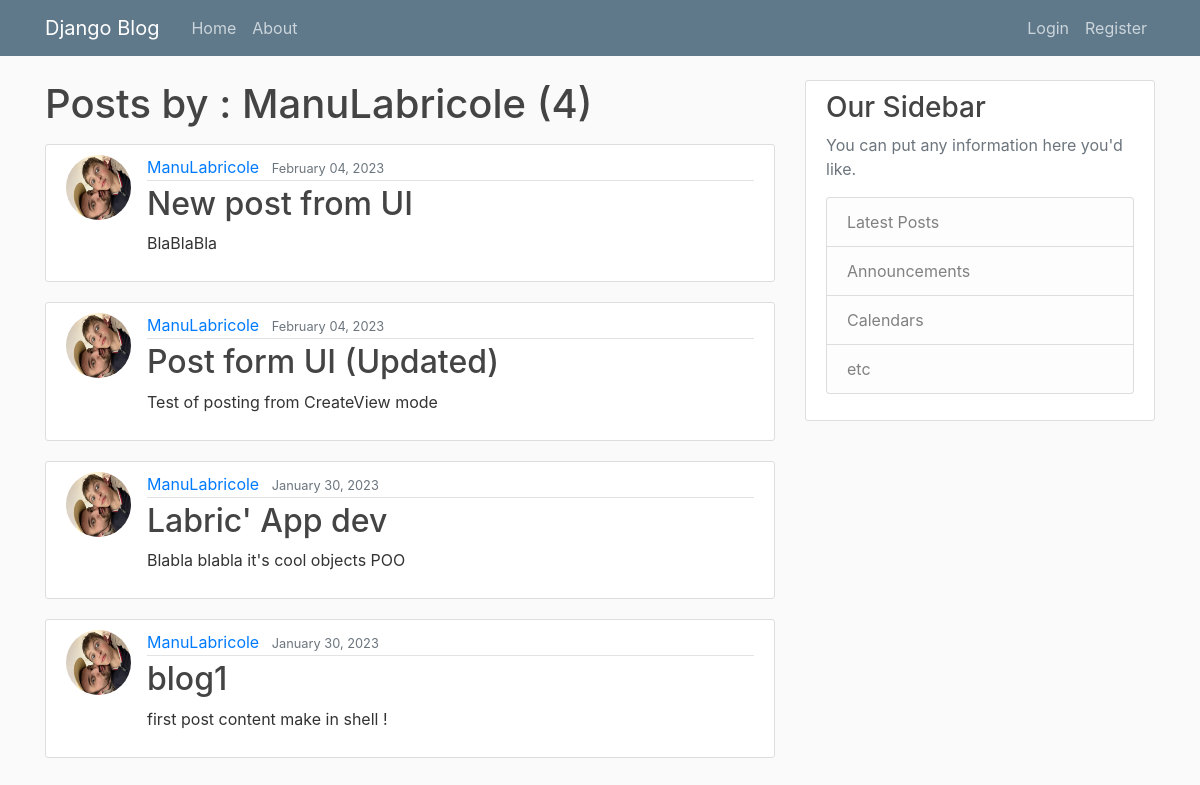
The app's page /user/ManuLabricole/, older data.
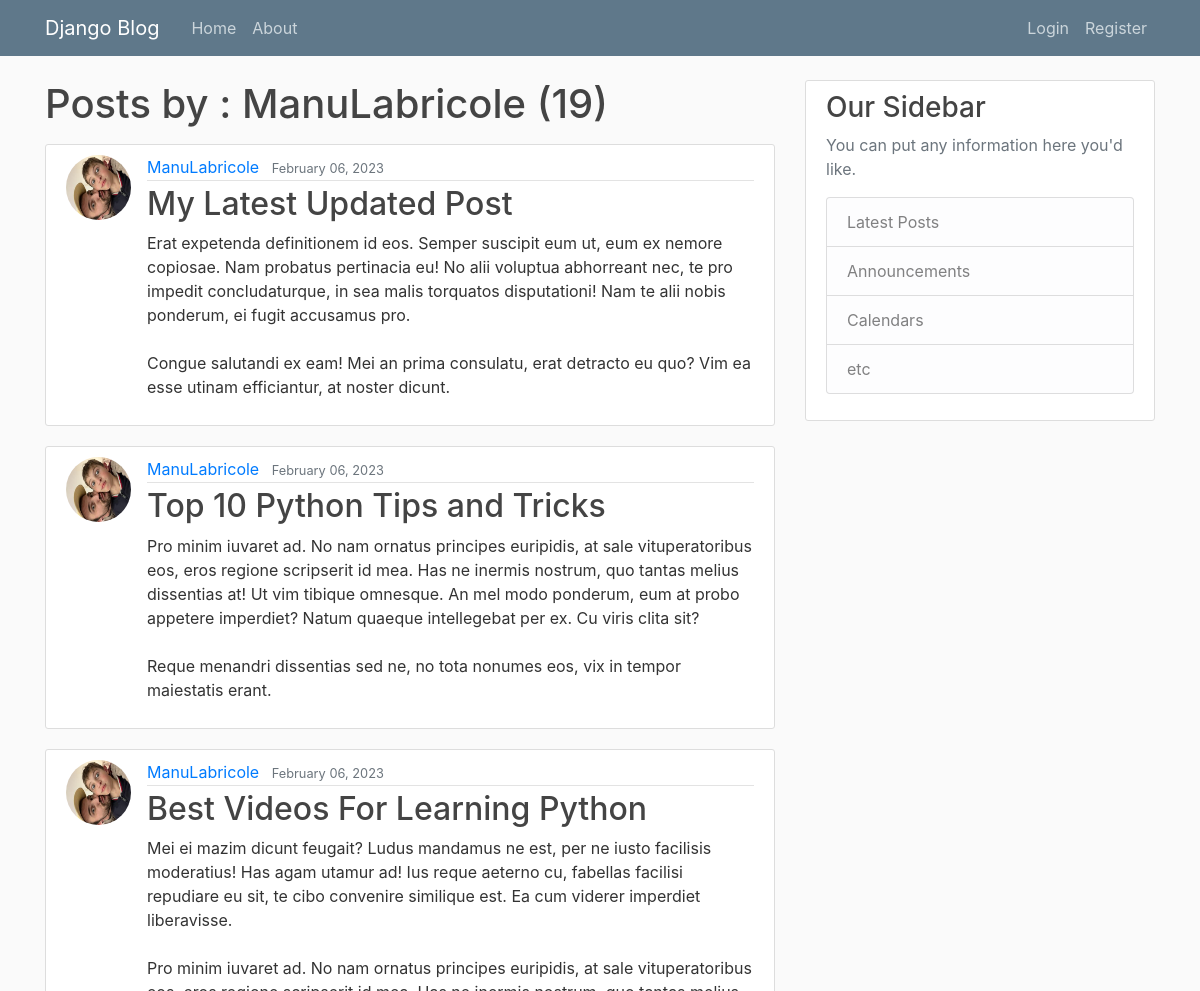
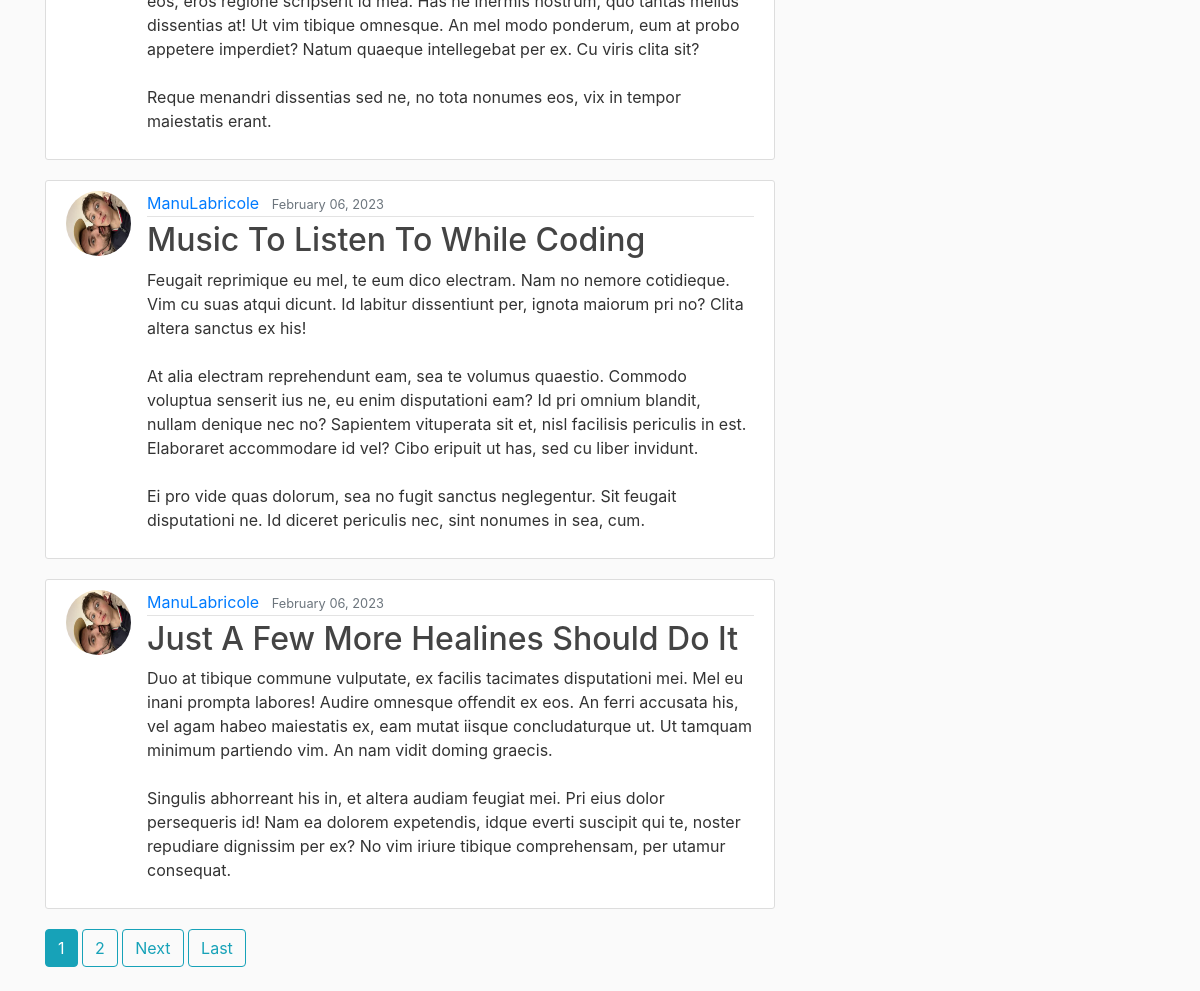
The same page, newer data (2 pictures, top to bottom).
### blog/models.py (models this page shows, shortened)
class Post(models.Model):
    title = models.CharField(max_length=200)
    content = models.TextField()
    date_posted = models.DateTimeField(default=timezone.now)
    author = models.ForeignKey(User, on_delete=models.CASCADE)

### users/models.py (models this page shows, shortened)
class Profile(models.Model):
    user = models.OneToOneField(User, on_delete=models.CASCADE)
    image = models.ImageField(
        default="default.png", upload_to="profile_pics")

### blog/views.py (the view)
# urls.py: path("user/<str:username>/", UserPostListView.as_view(), name="user-posts"),
class UserPostListView(ListView):
    model = Post
    template_name = "blog/user_posts.html"
    context_object_name = "posts"
    ordering = ["-date_posted"]
    paginate_by = 5
    def get_queryset(self):
        user = get_object_or_404(User, username=self.kwargs.get("username"))
        return Post.objects.filter(author=user).order_by("-date_posted")

### blog/templates/blog/user_posts.html (shortened to what this page needs)
{% extends "blog/base.html" %}
{% block content %}
<h1 class="mb-3">Posts by : {{ view.kwargs.username }} ({{ page_obj.paginator.count }})</h1>
{% for post in posts %}
    <article class="media content-section">
        <img class="rounded-circle article-img" src="{{ post.author.profile.image.url }}" alt="">
        <div class="media-body">
            <div class="article-metadata">
                <a class="mr-2" href="{% url "user-posts" post.author.username %}">{{ post.author }}</a>
                <small class="text-muted">{{ post.date_posted | date:"F d, Y" }}</small>
            </div>
            <h2><a class="article-title" href= "{% url 'post-detail' post.id %}" >{{ post.title }}</a></h2>
            <p class="article-content">{{ post.content }}</p>
        </div>
    </article>
{% endfor %}
{% if is_paginated %}
    {% for num in page_obj.paginator.page_range %}
        {% if page_obj.number == num %}
            <a class="btn btn-info mb-4" href="?page={{ num }}">{{ num }}</a>
        {% elif num > page_obj.number|add:'-2' and num < page_obj.number|add:'2' %}
            <a class="btn btn-outline-info mb-4" href="?page={{ num }}">{{ num }}</a>
        {% endif %}
    {% endfor %}
    {% if page_obj.has_next %}
        <a class="btn btn-outline-info mb-4" href="?page={{ page_obj.next_page_number }}">Next</a>
        <a class="btn btn-outline-info mb-4" href="?page={{ page_obj.paginator.num_pages }}">Last</a>
    {% endif %}
    {% endif %}
{% endblock %}

Row changes from the older to the newer data that the page shows:
no longer on this page (row unchanged): Post: author.profile.image (picture), author "ManuLabricole", date_posted "February 04, 2023", title "New post from UI", content "BlaBlaBla"
no longer on this page (row unchanged): Post: author.profile.image (picture), author "ManuLabricole", date_posted "February 04, 2023", title "Post form UI (Updated)", content "Test of posting from CreateView mode"
no longer on this page (row unchanged): Post: author.profile.image (picture), author "ManuLabricole", date_posted "January 30, 2023", title "Labric' App dev", content "Blabla blabla it's cool objects POO"
no longer on this page (row unchanged): Post: author.profile.image (picture), author "ManuLabricole", date_posted "January 30, 2023", title "blog1", content "first post content make in shell !"
added Post: author.profile.image (picture), author "ManuLabricole", date_posted "February 06, 2023", title "My Latest Updated Post", content "Erat expetenda definitionem id eos. Semper suscipit eum ut, eum ex nemore copiosae. Nam probatus pertinacia eu! No alii voluptua abhorreant nec, te pro impedit concludaturque, in sea malis torquatos disputationi! Nam te alii nobis ponderum, ei fugit accusamus pro. Congue salutandi ex eam! Mei an prima consulatu, erat detracto eu quo? Vim ea esse utinam efficiantur, at noster dicunt."
added Post: author.profile.image (picture), author "ManuLabricole", date_posted "February 06, 2023", title "Top 10 Python Tips and Tricks", content "Pro minim iuvaret ad. No nam ornatus principes euripidis, at sale vituperatoribus eos, eros regione scripserit id mea. Has ne inermis nostrum, quo tantas melius dissentias at! Ut vim tibique omnesque. An mel modo ponderum, eum at probo appetere imperdiet? Natum quaeque intellegebat per ex. Cu viris clita sit? Reque menandri dissentias sed ne, no tota nonumes eos, vix in tempor maiestatis erant."
added Post: author.profile.image (picture), author "ManuLabricole", date_posted "February 06, 2023", title "Best Videos For Learning Python", content "Mei ei mazim dicunt feugait? Ludus mandamus ne est, per ne iusto facilisis moderatius! Has agam utamur ad! Ius reque aeterno cu, fabellas facilisi repudiare eu sit, te cibo convenire similique est. Ea cum viderer imperdiet liberavisse. Pro minim iuvaret ad. No nam ornatus principes euripidis, at sale vituperatoribus eos, eros regione scripserit id mea. Has ne inermis nostrum, quo tantas melius dissentias at! Ut vim tibique omnesque. An mel modo ponderum, eum at probo appetere imperdiet? Natum quaeque intellegebat per ex. Cu viris clita sit? Reque menandri dissentias sed ne, no tota nonumes eos, vix in tempor maiestatis erant."
added Post: author.profile.image (picture), author "ManuLabricole", date_posted "February 06, 2023", title "Music To Listen To While Coding", content "Feugait reprimique eu mel, te eum dico electram. Nam no nemore cotidieque. Vim cu suas atqui dicunt. Id labitur dissentiunt per, ignota maiorum pri no? Clita altera sanctus ex his! At alia electram reprehendunt eam, sea te volumus quaestio. Commodo voluptua senserit ius ne, eu enim disputationi eam? Id pri omnium blandit, nullam denique nec no? Sapientem vituperata sit et, nisl facilisis periculis in est. Elaboraret accommodare id vel? Cibo eripuit ut has, sed cu liber invidunt. Ei pro vide quas dolorum, sea no fugit sanctus neglegentur. Sit feugait disputationi ne. Id diceret periculis nec, sint nonumes in sea, cum."
added Post: author.profile.image (picture), author "ManuLabricole", date_posted "February 06, 2023", title "Just A Few More Healines Should Do It", content "Duo at tibique commune vulputate, ex facilis tacimates disputationi mei. Mel eu inani prompta labores! Audire omnesque offendit ex eos. An ferri accusata his, vel agam habeo maiestatis ex, eam mutat iisque concludaturque ut. Ut tamquam minimum partiendo vim. An nam vidit doming graecis. Singulis abhorreant his in, et altera audiam feugiat mei. Pri eius dolor persequeris id! Nam ea dolorem expetendis, idque everti suscipit qui te, noster repudiare dignissim per ex? No vim iriure tibique comprehensam, per utamur consequat."
Text that changed along with them:
{{ page_obj.paginator.count }}: "4" → "19"
new list line: "1"
new list line: "2"
text now shown: "Next Last"
